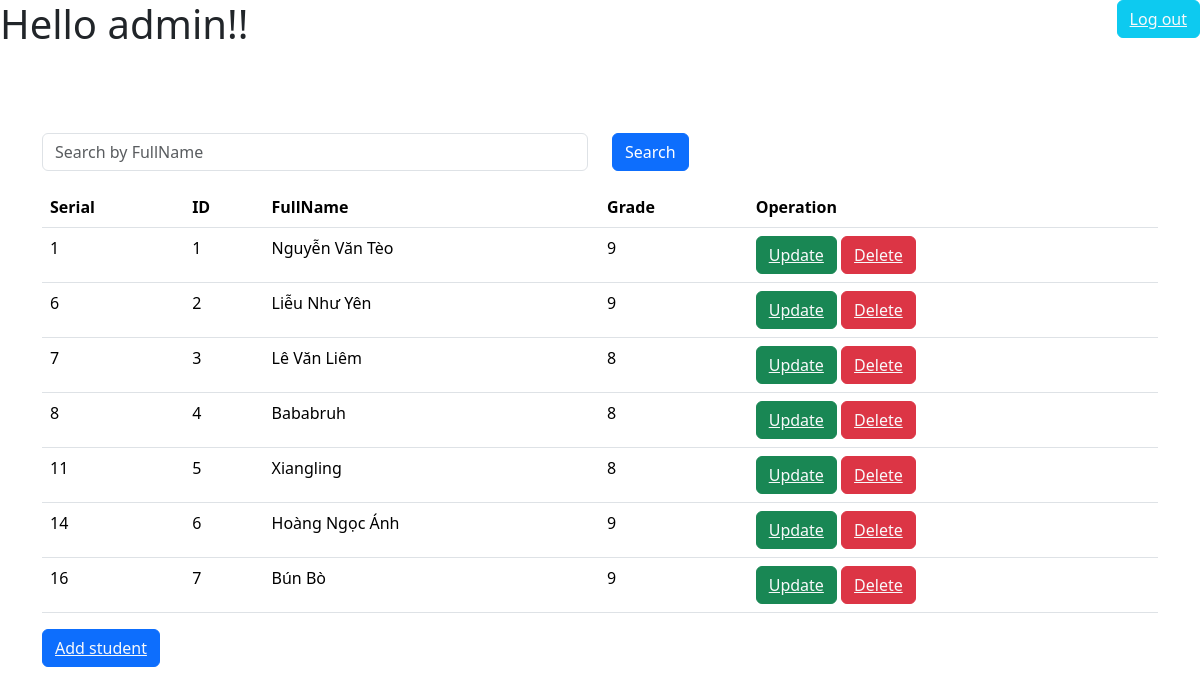
/admin/adminsite.php, run on the app's committed database.
### tables this page shows
CREATE TABLE `diem` (
  `stt` int(255) NOT NULL,
  `msv` int(5) NOT NULL,
  `hoten` varchar(50) NOT NULL,
  `diem` int(2) NOT NULL
);

### admin/adminsite.php (the view, shortened to what this page needs)
<?php
include '../connection/connect.php';
$sql = "SELECT * FROM diem";
$query = mysqli_query($con, $sql);
?>
<!DOCTYPE html>
<html lang="en">
<head>
    <link rel="stylesheet" href="https://cdn.jsdelivr.net/npm/bootstrap@5.3.3/dist/css/bootstrap.min.css">
</head>
<body>
    <h1>Hello admin!!</h1>
    <button type="button" class="btn btn-info position-absolute top-0 end-0 ">
        <a href="../logout.php" class="text-light">Log out</a>
    </button>
    <div class="container position-absolute top-50 start-50 translate-middle">
        <form method="post">
            <div class="row mb-3">
                <div class="col-sm">
                    <input type="text" name="search_keyword" class="form-control" placeholder="Search by FullName" value="<?php echo isset($search_keyword) ? $search_keyword : ''; ?>">
                </div>
                <div class="col-sm">
                    <button type="submit" name="search" class="btn btn-primary">Search</button>
                </div>
            </div>
        </form>
        <table class="table table-inverse">
            <thead>
                <tr>
                    <th>Serial</th>
                    <th>ID</th>
                    <th>FullName</th>
                    <th>Grade</th>
                    <th>Operation</th>
                </tr>
            </thead>
            <tbody>
                <?php
                if ($query) {
                    while ($row = mysqli_fetch_assoc($query)) {
                        $stt = $row['stt'];
                        $msv = $row['msv'];
                        $hoten = $row['hoten'];
                        $diem = $row['diem'];
                        echo '<tr>
                            <td scope="row">'.$stt.'</td>
                            <td>'.$msv.'</td>
                            <td>'.$hoten.'</td>
                            <td>'.$diem.'</td>
                            <td>
                                <button class="btn btn-success"><a href="update.php?updatestt='.$stt.'" class="text-light">Update</a></button>
                                <button class="btn btn-danger"><a href="delete.php?deletestt='.$stt.'" class="text-light">Delete</a></button>
                            </td>
                        </tr>';
                    }
                }
                ?>
            </tbody>
        </table>
        <button class="btn btn-primary">
            <a href="create.php" class="text-light">Add student</a>
        </button>
    </div>
</body>
</html>

### data on the page
diem: stt "1", msv "1", hoten "Nguyễn Văn Tèo", diem "9"
diem: stt "6", msv "2", hoten "Liễu Như Yên", diem "9"
diem: stt "7", msv "3", hoten "Lê Văn Liêm", diem "8"
diem: stt "8", msv "4", hoten "Bababruh", diem "8"
diem: stt "11", msv "5", hoten "Xiangling", diem "8"
diem: stt "14", msv "6", hoten "Hoàng Ngọc Ánh", diem "9"
diem: stt "16", msv "7", hoten "Bún Bò", diem "9"
